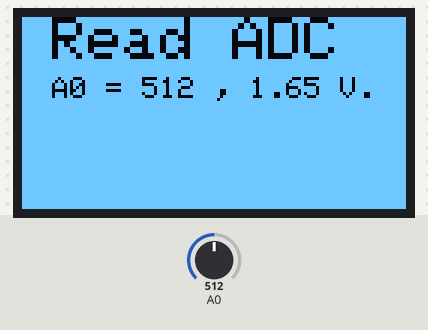
This sketch was run on a simulated Arduino Uno, built with avr-gcc and run on an emulated ATmega328P. Parts: 128×64 one-colour display. Inputs (shaded band) come from the test bench; at power-on: A0 = 512.

Above: at 1.2 s.
1.3 s: A0 set to 716
At 2.0 s:
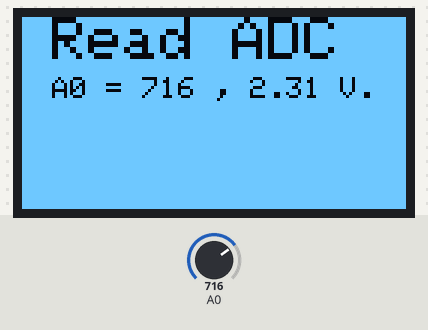
2.8 s: A0 set to 900
At 3.8 s:
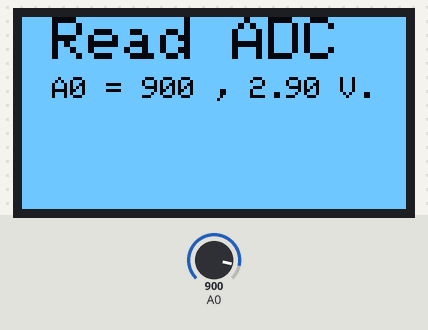
4.3 s: A0 set to 1023
At 5.7 s:
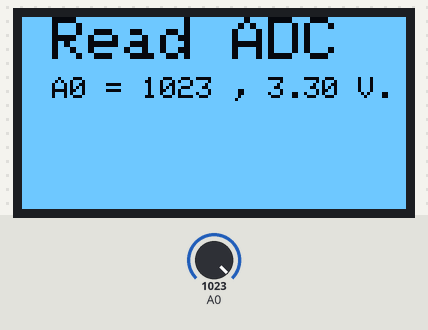
Timing chart, 0 to 7.3 s (numbered marks = the images above; inputs shaded):
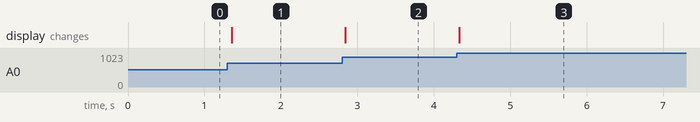

The sketch:

AWIFI-AnalogOLED.ino
```cpp
#include <Wire.h>               // include I2C bus library
#include <SPI.h>
#include <Adafruit_GFX.h>       // Include OLED library
#include <Adafruit_SSD1306.h>   // Include OLED library
#define OLED_RESET -1
Adafruit_SSD1306 OLED(OLED_RESET);    // New object OLED

void setup()
{
  OLED.begin(SSD1306_SWITCHCAPVCC, 0x3C);   // I2C addr 0x3C
}

void loop()
{
  OLED.clearDisplay();
  OLED.fillScreen(WHITE);
  OLED.setTextColor(INVERSE);   // Set display color as white
  OLED.setCursor(10, 0);      // Set start position of display
  OLED.setTextSize(2);        // Set text size x2
  OLED.println("Read ADC");   // Show title message
  OLED.setCursor(10, 20);     // Set display position
  OLED.setTextSize(1);        // Set text size x1
  OLED.print("A0 = " + String(analogRead(A0)));
  OLED.println(" , " + String(analogRead(A0) * 3.3/1023) + " V.");
  OLED.display();
}
```

Measured:
- after the input at 1.3 s, the display: changes after 0.06 s (image 1)
- after the input at 2.8 s, the display: changes at once (image 2)
- after the input at 4.3 s, the display: changes at once (image 3)
